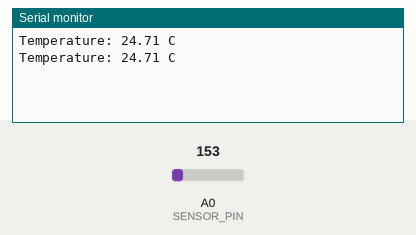
A sketch run on a simulated Arduino Uno, built with avr-gcc and run on an emulated ATmega328P. Shown: the last lines printed to the serial monitor. Inputs (shaded band) come from the test bench; at power-on: A0 (SENSOR_PIN) = 153.

Above: at 1.8 s.
1.9 s: A0 (SENSOR_PIN) set to 168
At 2.8 s:
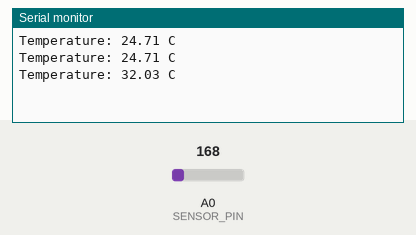
3.4 s: A0 (SENSOR_PIN) set to 183
At 4.8 s:
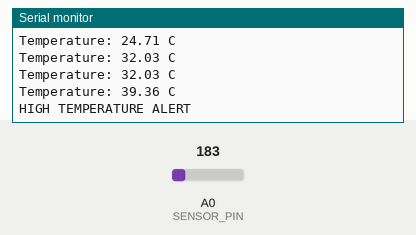
Timing chart, 0 to 6.4 s (numbered marks = the images above; inputs shaded):
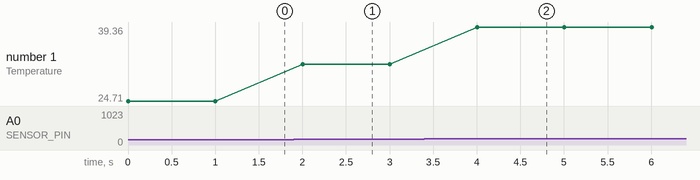

Measured:
- the behaviour switches between 174 and 175 on A0 (SENSOR_PIN) (found by bisection; images 1 and 2)
- after the input at 1.9 s, the serial monitor: prints a new line after 0.10 s (image 1)
- after the input at 3.4 s, the serial monitor: prints a new line after 0.60 s (image 2)
- plotted number 1: 24.71 → 32.03 after the input at 1.9 s, 32.03 → 39.36 after the input at 3.4 s

The sketch:

Q20_Temperature_Monitoring_System.ino
```cpp
/*
  Q20 - Temperature Monitoring System

  Problem:
    A TMP36 sensor measures temperature. The reading must be shown on
    the Serial Monitor, with an alert when it goes above 35 degrees C.

  Components:
    - Arduino UNO R3
    - 1 x TMP36 temperature sensor

  Pin mapping:
    TMP36 (flat face toward viewer, left to right):
      Power -> 5V, Vout -> A0, GND -> GND

  Expected behaviour:
    Every 1 s the Serial Monitor (9600 baud) prints
      Temperature: xx.xx C
    and, if the temperature is above 35.0 C, also prints
      HIGH TEMPERATURE ALERT

  Assumptions:
    voltage = reading * 5.0 / 1024.0 ; tempC = (voltage - 0.5) * 100.0
*/

const int SENSOR_PIN = A0;

const float ALERT_TEMP_C = 35.0;
const unsigned long READ_INTERVAL_MS = 1000;

void setup() {
  Serial.begin(9600);
}

void loop() {
  int reading = analogRead(SENSOR_PIN);
  float voltage = reading * 5.0 / 1024.0;
  float tempC = (voltage - 0.5) * 100.0;   // TMP36: 10 mV per degree, 0.5 V offset

  Serial.print("Temperature: ");
  Serial.print(tempC, 2);
  Serial.println(" C");

  if (tempC > ALERT_TEMP_C) {
    Serial.println("HIGH TEMPERATURE ALERT");
  }

  delay(READ_INTERVAL_MS);
}
```
